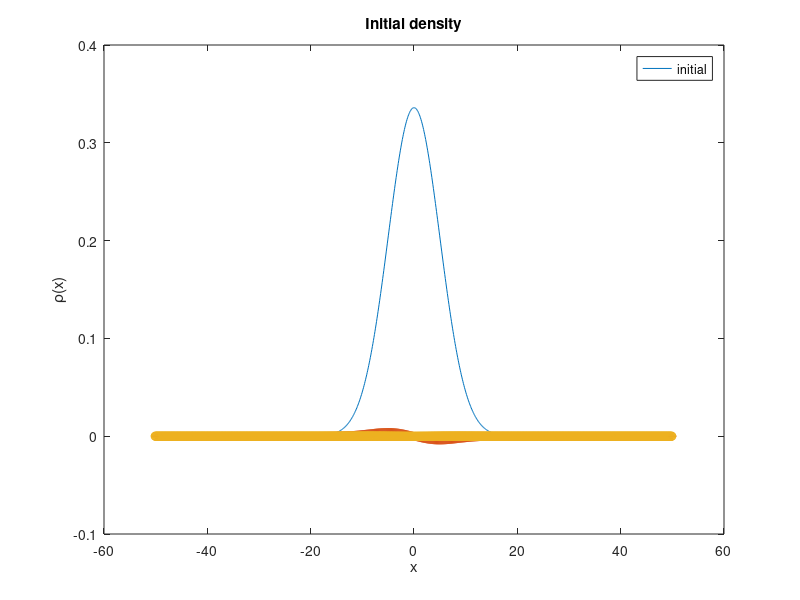
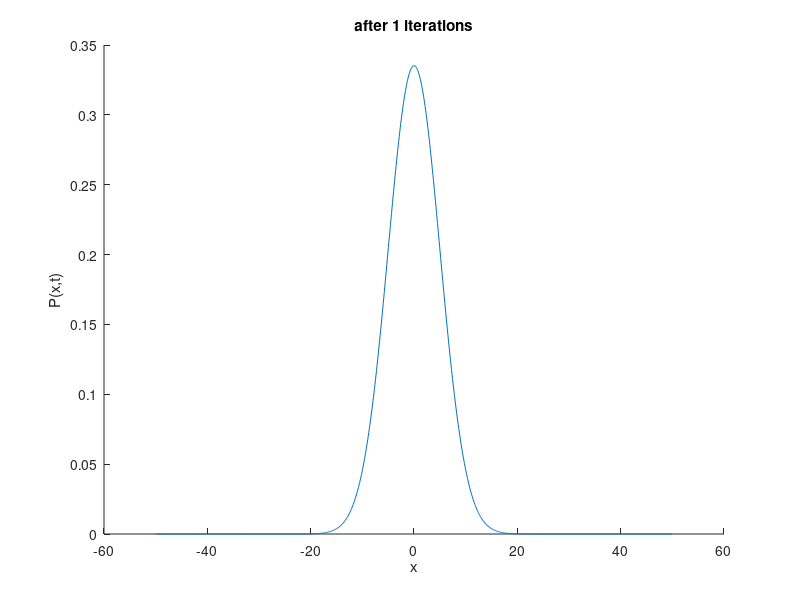
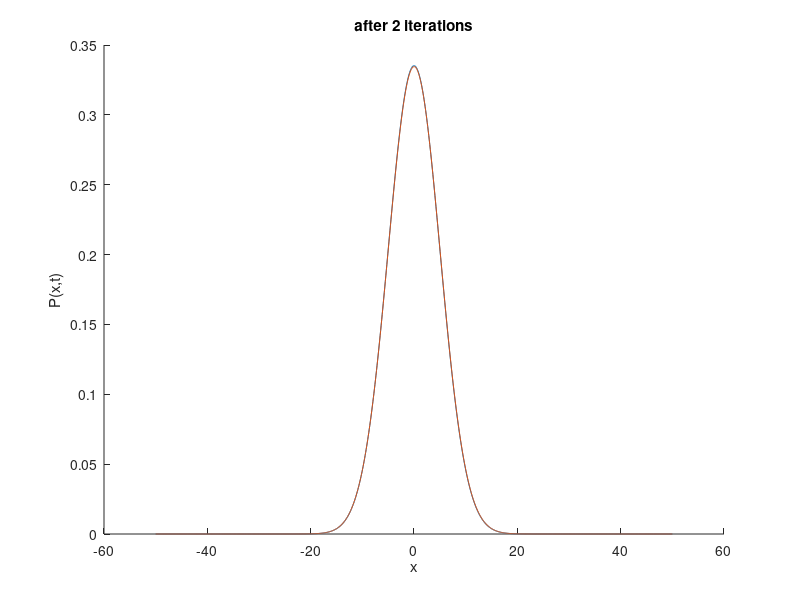
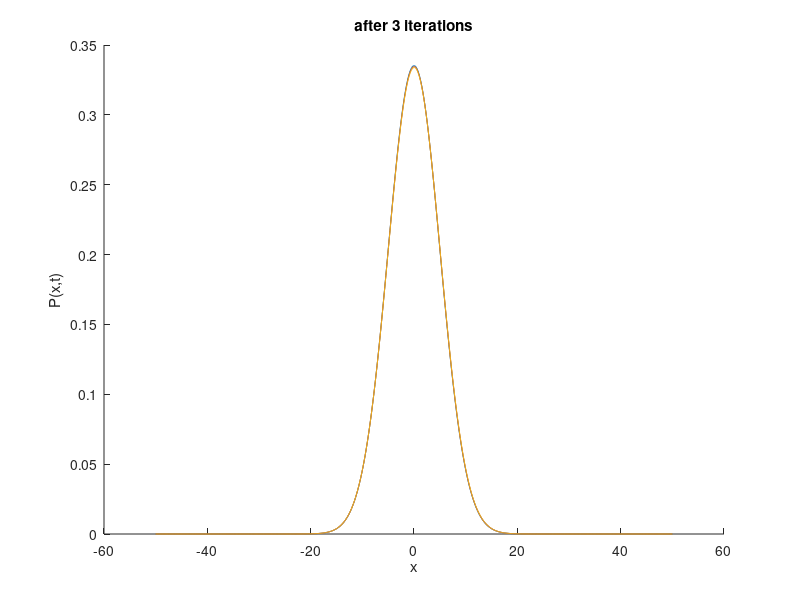

Write the MATLAB code that produced these figures, in order.
%  Program to solve the Fokker-Planck equation using a parameter f that
%  accounts for a constant force.
clear;  

%% * Initialize parameters (grid spacing, time step, etc.)
Nprime = 1000;   %input('Enter number of grid points: ');
N=Nprime+2;     %adding the ghost cells to apply Neummann BCs.
L = 100;        % System extends from -L/2 to L/2
delx = L/(N-1-2); % Grid cell size
x = delx*(0:N-1) - delx*(N-1)/2;  % Coordinates  of grid points
D = input('Enter D: ');  % diffusion coefficient. Larger means faster diffusion
zeta=1;            
f=1;               %force
tau =0.01;     %input('Enter time step: ');

%% * Set up the Hamiltonian operator matrix
FPdiff = zeros(N);  % Set all elements to zero
coeff = D/(delx^2);
for i=2:(N-1)
  FPdiff(i,i-1) = coeff+f/(2*zeta*delx);
  FPdiff(i,i) = -2*coeff;  % Set interior rows
  FPdiff(i,i+1) = coeff-f/(2*zeta*delx);
end
% First and last rows for Neummann BCs

%FPdiff(1,:) = FPdiff(3,:);
%FPdiff(N,:) = FPdiff(N-2,:);
FPdiff(1,1) = -2*coeff;
FPdiff(1,2) = 2*(coeff);
FPdiff(N,N) = -2*coeff;
FPdiff(N,N-1) = 2*(coeff);
%% * Compute the Crank-Nicolson matrix
dCN = ( inv(eye(N) - .5*tau*FPdiff) * (eye(N) + .5*tau*FPdiff) );
			 
%% * Initialize the function at t=0.
%I chose a Gaussian wave packet as the starting function, but a delta
%function will serve as well
x0 = 0;               % Location of the center of the wavepacket
sigma0 = L/20;           % Standard deviation of the wavefunction
Norm_rho = 1/(sqrt(sigma0*sqrt(pi)));  % Normalization
Rho = Norm_rho * exp(-(x'-x0).^2/(2*sigma0^2)); %to add velocity .*exp(i_imag*k0*x') 
der=diff(Rho);
der2=diff(Rho,2);
%% * Plot the initial density
figure(1); clf;
plot(x,Rho,'-');
hold all
plot(x(1:N-1)',der,'+');
plot(x(1:N-2)',der2,'o');
title('Initial density');
xlabel('x');  ylabel('\rho(x)'); legend('initial');
drawnow; 
saveas(gcf,'Final_1Neumann_init','epsc');
pause(1);
hold off
%% * Initialize loop and plot variables 
max_iter = input('Enter number of time steps(length of simulation): '); %choose for how long to run
plot_iter = max_iter/20; % How many plots we display
p_plot(:,1) = Rho;       % Record initial condition
iplot = 1;
figure(2); clf;
axisV = [-L/2 L/2 0 max(p_plot)]; % Fix axis min and max

%% * Loop over desired number of steps 
for iter=1:max_iter
  %* Compute new density function using the Crank-Nicolson scheme
  Rho = dCN*Rho;  
  %Diff(1,:) = Diff(3,:);
  %Diff(N,:) = Diff(N-2,:);
  %dCN = ( inv(eye(N) - .5*tau*Diff) * (eye(N) + .5*tau*Diff) );

  %* Periodically record values for plotting
  if( rem(iter,plot_iter) < 1 )   
        iplot = iplot+1;
        tplot(iplot) = iter*tau;
        p_plot(:,iplot) = Rho; 
        hold on;
        plot(x(2:N-1),p_plot(2:N-1,iplot)); % Display snap-shot of P(x)
        xlabel('x'); ylabel('P(x,t)');
        title(sprintf('after %g iterations',iter));
        drawnow;
        saveas(gcf,'Final_1Neumann_plots','epsc');

  end

end
%% * Plot drift Diffusion
figure(3); clf;
mesh(tplot,x,p_plot);
xlabel('Time');  ylabel('x');  zlabel('P(x,t)');
title('Drift Diffusion');
saveas(gcf,'Final_1Neumann_mesh','epsc');

%% * Plot density versus position at various times
figure(4); clf;
plot(x(2:N-1),p_plot(2:N-1,1:3:iplot));
xlabel('x'); ylabel('P(x,t)');
title('Profile at various times under drift diffusion');
saveas(gcf,'Final_1Neumann_selplots','epsc');